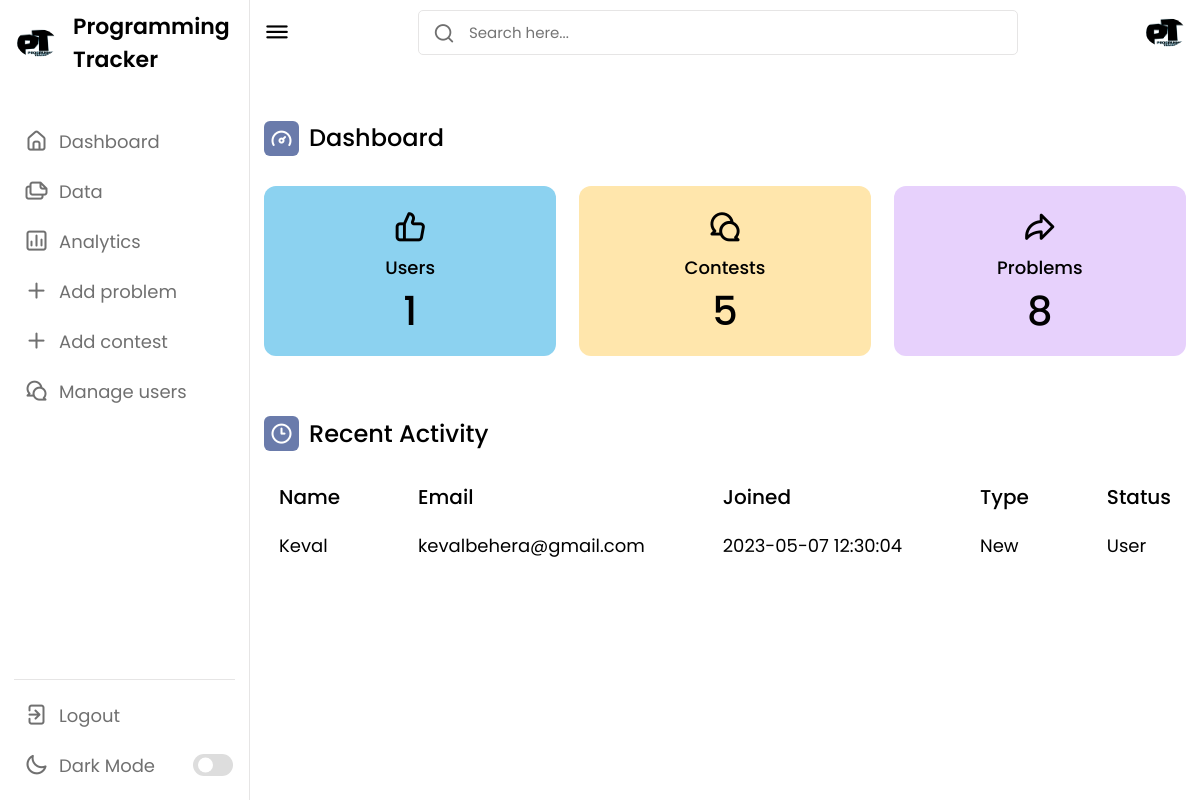
The app's page /admin.php with its own data.
### tables this page shows
CREATE TABLE `users` (
  `id` bigint(20) UNSIGNED NOT NULL,
  `username` varchar(50) NOT NULL,
  `email` varchar(100) NOT NULL,
  `password` varchar(50) NOT NULL,
  `datejoin` timestamp NOT NULL DEFAULT current_timestamp()
);

### get_users.php (called while the page is built, shortened)
<?php
require_once('dbconnect.php');
try {
  $conn = new PDO("mysql:host=$server;dbname=$db", $user, $password);
  $conn->setAttribute(PDO::ATTR_ERRMODE, PDO::ERRMODE_EXCEPTION);
  $sql = "SELECT username,email,datejoin FROM users ORDER BY id DESC LIMIT 1";
  $result = $conn->query($sql);
  while ($row = $result->fetch(PDO::FETCH_ASSOC)) {
    $name = $row['username'];
    $email = $row['email'];
    $datejoin = $row['datejoin'];
  }
} catch(PDOException $e) {
  die("Connection failed: " . $e->getMessage());
}
?>

### admin.php (the view, shortened to what this page needs)
<!DOCTYPE html>
<html lang="en">
<head>
    <link rel="stylesheet" href="./assets/css/admin.css">
    <link href='https://unpkg.com/boxicons@2.1.4/css/boxicons.min.css' rel='stylesheet'>
    <link rel="stylesheet" href="https://cdn.jsdelivr.net/npm/bootstrap@4.1.3/dist/css/bootstrap.min.css">
    <link rel="stylesheet" href="https://unicons.iconscout.com/release/v4.0.0/css/line.css">
</head>
<body>
<nav>
        <div class="logo-name">
            <div class="logo-image">
                <img src="./assets/images/PY.png" alt="Admin">
            </div>
            <span class="logo_name">Programming Tracker</span>
        </div>
        <div class="menu-items">
            <ul class="nav-links">
                <li><a href="admin.php">
                    <i class="uil uil-estate"></i>
                    <span class="link-name">Dashboard</span>
                </a></li>
                <li><a href="admin_data.php">
                    <i class="uil uil-files-landscapes"></i>
                    <span class="link-name">Data</span>
                </a></li>
                <li><a href="admin_analytics.php">
                    <i class="uil uil-chart"></i>
                    <span class="link-name">Analytics</span>
                </a></li>
                <li><a href="add_problem.php">
                    <i class="uil uil-plus"></i>
                    <span class="link-name">Add problem</span>
                </a></li>
                <li><a href="add_contest.php">
                    <i class="uil uil-plus"></i>
                    <span class="link-name">Add contest</span>
                </a></li>
                <li><a href="admin_manage.php">
                    <i class="uil uil-comments"></i>
                    <span class="link-name">Manage users</span>
                </a></li>
            </ul>
            <ul class="logout-mode">
                <li><a href="admin_login.php">
                    <i class="uil uil-signout"></i>
                    <span class="link-name">Logout</span>
                </a></li>
                <li class="mode">
                    <a href="#">
                        <i class="uil uil-moon"></i>
                    <span class="link-name">Dark Mode</span>
                </a>
                <div class="mode-toggle">
                  <span class="switch"></span>
                </div>
            </li>
            </ul>
        </div>
    </nav>
    <section class="dashboard">
        <div class="top">
            <i class="uil uil-bars sidebar-toggle"></i>
            <div class="search-box">
                <i class="uil uil-search"></i>
                <input type="text" placeholder="Search here...">
            </div>
            <img src="./assets/images/PY.png" alt="">
        </div>
        <div class="dash-content">
            <div class="overview">
                <div class="title">
                    <i class="uil uil-tachometer-fast-alt"></i>
                    <span class="text">Dashboard</span>
                </div>
                <div class="boxes">
                    <div class="box box1">
                        <i class="uil uil-thumbs-up"></i>
                        <span class="text">Users</span>
                        <span class="number">
                        <?php
                        require_once ('./dbconnect.php');
                        $sql = "SELECT COUNT(*) as user_count FROM users";
                        $stmt = $conn->prepare($sql);
                        $stmt->execute();
                        $row = $stmt->fetch(PDO::FETCH_ASSOC);
                        $user_count = $row['user_count'];
                        echo $user_count;
                        ?>
                        </span>
                    </div>
                    <div class="box box2">
                        <i class="uil uil-comments"></i>
                        <span class="text">Contests</span>
                        <span class="number">
                        <?php
                        require_once ('./dbconnect.php');
                        $sql = "SELECT COUNT(*) as contest_count FROM contest";
                        $result = $conn->query($sql);
                        $row = $result->fetch(PDO::FETCH_ASSOC);
                        $contest_count = $row['contest_count'];
                        echo $contest_count;
                        ?>
                        </span>
                    </div>
                    <div class="box box3">
                        <i class="uil uil-share"></i>
                        <span class="text">Problems</span>
                        <span class="number">
                        <?php
                        require_once ('./dbconnect.php');
                        $sql = "SELECT COUNT(*) as problem_count FROM problem";
                        $stmt = $conn->prepare($sql);
                        if ($stmt->execute() === false) {
                            die("Error executing query: " . $stmt->errorInfo()[2]);
                        }
                        $row = $stmt->fetch(PDO::FETCH_ASSOC);
                        $problem_count = $row['problem_count'];
                        echo $problem_count;
                        ?>
                        </span>
                    </div>
                </div>
            </div>
            <div class="activity">
                <div class="title">
                    <i class="uil uil-clock-three"></i>
                    <span class="text">Recent Activity</span>
                </div>
                <div class="activity-data">
                <?php include 'get_users.php'; ?>
                <div class="data names">
                        <span class="data-title">Name</span>
                        <span class="data-list"><?php echo $name; ?></span>
                    </div>
                    <div class="data email">
                        <span class="data-title">Email</span>
                        <span class="data-list"><?php echo $email; ?></span>
                    </div>
                    <div class="data joined">
                        <span class="data-title">Joined</span>
                        <span class="data-list"><?php echo $datejoin; ?></span>
                    </div>
                    <div class="data type">
                        <span class="data-title">Type</span>
                        <span class="data-list">New</span>
                    </div>
                    <div class="data status">
                        <span class="data-title">Status</span>
                        <span class="data-list">User</span>
                    </div>
                </div>
            </div>
        </div>
    </section>
</body>
</html>

### records on screen
users: username "Keval", email "kevalbehera@gmail.com", datejoin "2023-05-07 12:30:04"

### other values on screen
$user_count "1"
$contest_count "5"
$problem_count "8"
